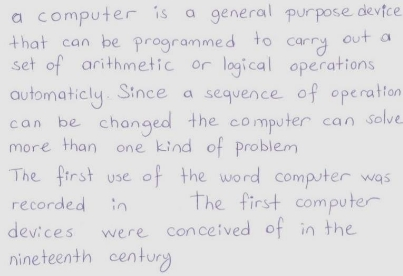
#> input picture Images/Aspose.Words.45d644d6-6980-4ae7-aa9d-077550de895d.014.jpeg, 403 x 276 px
$ jupyter execute --allow-errors 'Reading Aid Project.ipynb'
#> lines starting #> are read from the running program, lines starting #| are printed output that depends on the picture; after the words box and inside, x2 and y2 are one past the last pixel; in counts of white or black regions, pixels touching at a corner belong together
# Reading Aid Project by Batch 2

## Module 1: Fetching and Conversion of Image File

### ~Opening Image via inbuilt tkinter file dialog library

[cell 1]
from tkinter import *
from tkinter.filedialog import askopenfilename
root = Tk()
root.withdraw()
file_path = askopenfilename()
#> the answer given: Images/Aspose.Words.45d644d6-6980-4ae7-aa9d-077550de895d.014.jpeg
print(file_path)
root.destroy()

### ~Converion of Image using Pillow library

[cell 2]
import cv2
import pyttsx3
import pytesseract
import numpy as np
from PIL import Image
from matplotlib import pyplot as plt
image_file=file_path
if(file_path[-4:]=='.png'):
    im=Image.open(file_path)
    im=im.convert('RGB')
    im.save("jpg_image.jpg")
    img=cv2.imread("C:/Users/Rahul/Desktop/OCR/jpg_image.jpg")
else:
    img=cv2.imread(image_file)
#> img is the input picture: shape (276, 403, 3); mean B, G, R 225.3, 223.5, 223.9

### ~display function

[cell 3]
def display(im_path):
    dpi=80
    im_data=plt.imread(im_path)
    if(len(im_data.shape)<3):
        height, width = im_data.shape
    else:
        height, width, depth = im_data.shape
#> height = 276; width = 403; depth = 3

    figsize= width/float(dpi), height/float(dpi)
#> figsize = (5.04, 3.45)

    fig=plt.figure(figsize=figsize)
    ax=fig.add_axes([0,0,1,1])
    ax.axis('off')

    ax.imshow(im_data, cmap='gray')

    plt.show()

[cell 4]
display(image_file)

## Module 2: Image Preprocessing

### ~Image Inversion using bitwise_not operation

[cell 5]
inverted_image=cv2.bitwise_not(img)
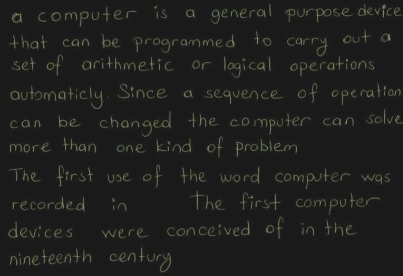
#> inverted_image: shape (276, 403, 3); mean B, G, R 29.7, 31.5, 31.1
cv2.imwrite("temp/inverted.jpg", inverted_image)
#> Out = True

[cell 6]
display("temp/inverted.jpg")

### ~grayscale function

[cell 7]
def grayscale(image):
    return cv2.cvtColor(image, cv2.COLOR_BGR2GRAY)

[cell 8]
gray_image = grayscale(img)
cv2.imwrite("temp/gray.jpg",gray_image)
#> Out = True

[cell 9]
display("temp/gray.jpg")

### ~B/W Conversion

[cell 10]
thresh, im_bw=cv2.threshold(gray_image, 210, 230, cv2.THRESH_BINARY)
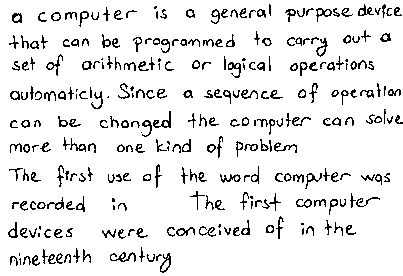
#> im_bw: shape (276, 403); values 0 (black) and 230 (white), 91.3% white; black in thin lines or dots
cv2.imwrite("temp/bw_image.jpg", im_bw)
#> Out = True

[cell 11]
#display("temp/bw_image.jpg")

### ~Removing noise from Image

[cell 12]
def noise_removal(image):
    kernel=np.ones((1,1), np.uint8)
    image=cv2.dilate(image, kernel, iterations=1)
    image=cv2.erode(image, kernel, iterations=1)
    image=cv2.morphologyEx(image, cv2.MORPH_CLOSE, kernel)
    image=cv2.medianBlur(image, 3)
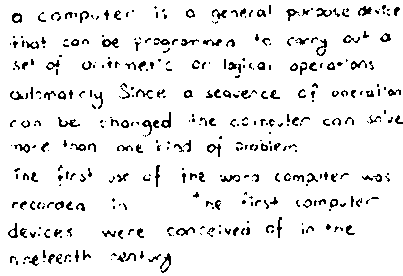
#> image: shape (276, 403); values 0 (black) and 230 (white), 92.7% white; black in thin lines or dots
    return(image)

[cell 13]
no_noise=noise_removal(im_bw)
cv2.imwrite("temp/no_noise.jpg",no_noise)
#> Out = True

[cell 14]
#display("temp/no_noise.jpg")

### ~Image Erosion

[cell 15]
def thinning(image):
    image=cv2.bitwise_not(image)
#> image: shape (276, 403); values 25 (black) and 255 (white), 7.3% white in thin lines or dots
    kernel=np.ones((2,2) ,np.uint8)
    image=cv2.erode(image, kernel, iterations=1)
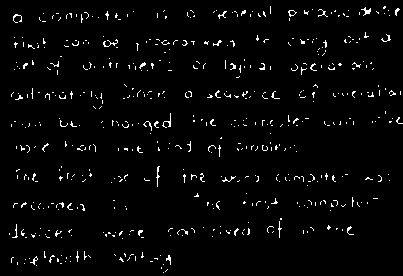
#> image: shape (276, 403); values 25 (black) and 255 (white), 2.7% white in thin lines or dots
    image=cv2.bitwise_not(image)
#> image: shape (276, 403); values 0 (black) and 230 (white), 97.3% white; black in thin lines or dots
    return (image)

[cell 16]
eroded_image=thinning(no_noise)
cv2.imwrite("temp/eroded_image.jpg",eroded_image)
#> Out = True

[cell 17]
#display("temp/eroded_image.jpg")

### ~Image Dilation

[cell 18]
def thickening(image):
    image=cv2.bitwise_not(image)
    kernel=np.ones((2,2) ,np.uint8)
    image=cv2.dilate(image, kernel, iterations=1)
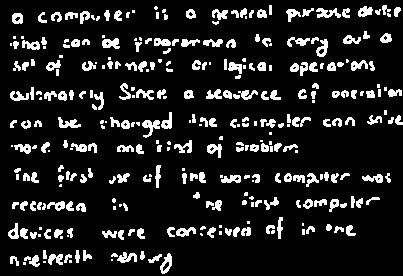
#> image: shape (276, 403); values 25 (black) and 255 (white), 12.5% white; 323 white regions (93 under 20 px), largest, box (x1, y1, x2, y2) and area: (142, 120, 160, 138) 158, (316, 8, 341, 18) 147, (102, 38, 120, 49) 136
    image=cv2.bitwise_not(image)
    return (image)

[cell 19]
dilated_image=thickening(no_noise)
cv2.imwrite("temp/dilated_image.jpg",dilated_image)
#> Out = True

[cell 20]
#display("temp/dilated_image.jpg")

### ~Removal of Unwanted Borders

[cell 21]
color=[255, 255, 255]
top, bottom, left, right=[150]*4
image_with_border=cv2.copyMakeBorder(no_noise, top, bottom, left, right, cv2.BORDER_CONSTANT, value=color)
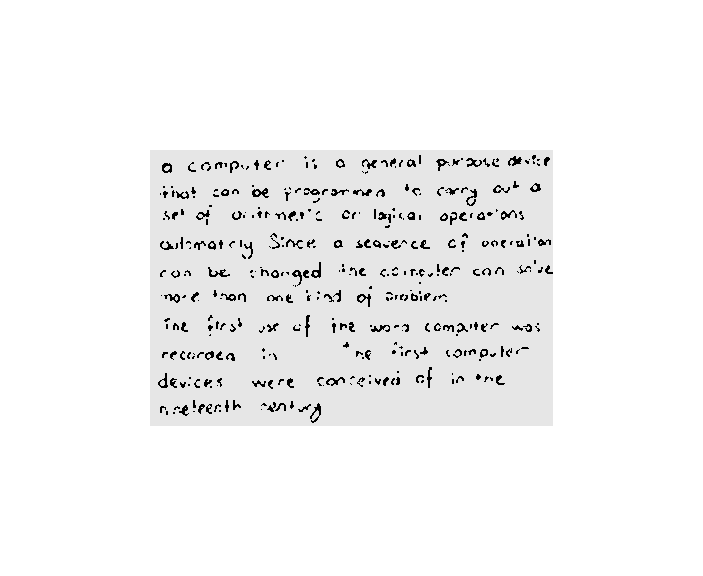
#> image_with_border: shape (576, 703); min 0, max 255, mean 243.5
cv2.imwrite("temp/image_with_border.jpg",image_with_border)
#> Out = True
